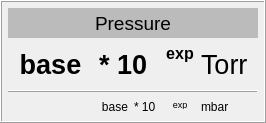
        <widget class="QFrame" name="frame">
         <property name="frameShape">
          <enum>QFrame::Box</enum>
         </property>
         <property name="frameShadow">
          <enum>QFrame::Raised</enum>
         </property>
         <layout class="QGridLayout" name="gridLayout_36">
          <property name="leftMargin">
           <number>0</number>
          </property>
          <property name="topMargin">
           <number>0</number>
          </property>
          <property name="rightMargin">
           <number>0</number>
          </property>
          <property name="bottomMargin">
           <number>0</number>
          </property>
          <item row="0" column="0">
           <layout class="QGridLayout" name="gridLayout_37">
            <property name="leftMargin">
             <number>6</number>
            </property>
            <property name="topMargin">
             <number>6</number>
            </property>
            <property name="rightMargin">
             <number>6</number>
            </property>
            <property name="bottomMargin">
             <number>6</number>
            </property>
            <item row="4" column="10" rowspan="2">
             <spacer name="horizontalSpacer">
              <property name="orientation">
               <enum>Qt::Horizontal</enum>
              </property>
              <property name="sizeType">
               <enum>QSizePolicy::Fixed</enum>
              </property>
              <property name="sizeHint" stdset="0">
               <size>
                <width>20</width>
                <height>1</height>
               </size>
              </property>
             </spacer>
            </item>
            <item row="3" column="0" colspan="11">
             <widget class="Line" name="line_6">
              <property name="frameShadow">
               <enum>QFrame::Raised</enum>
              </property>
              <property name="orientation">
               <enum>Qt::Horizontal</enum>
              </property>
             </widget>
            </item>
            <item row="1" column="0" rowspan="2" colspan="4">
             <widget class="PyDMLabel" name="PyDMLabel_88">
              <property name="minimumSize">
               <size>
                <width>85</width>
                <height>40</height>
               </size>
              </property>
              <property name="maximumSize">
               <size>
                <width>70</width>
                <height>40</height>
               </size>
              </property>
              <property name="font">
               <font>
                <pointsize>20</pointsize>
                <weight>75</weight>
                <bold>true</bold>
               </font>
              </property>
              <property name="toolTip">
               <string/>
              </property>
              <property name="whatsThis">
               <string/>
              </property>
              <property name="text">
               <string>base</string>
              </property>
              <property name="alignment">
               <set>Qt::AlignCenter</set>
              </property>
              <property name="alarmSensitiveBorder" stdset="0">
               <bool>false</bool>
              </property>
              <property name="channel" stdset="0">
               <string>ca://${IOC}:BBB:TorrBase</string>
              </property>
             </widget>
            </item>
            <item row="0" column="0" colspan="11">
             <widget class="QLabel" name="label_105">
              <property name="minimumSize">
               <size>
                <width>0</width>
                <height>30</height>
               </size>
              </property>
              <property name="maximumSize">
               <size>
                <width>16777215</width>
                <height>30</height>
               </size>
              </property>
              <property name="palette">
               <palette>
                <active>
                 <colorrole role="Base">
                  <brush brushstyle="SolidPattern">
                   <color alpha="255">
                    <red>255</red>
                    <green>255</green>
                    <blue>255</blue>
                   </color>
                  </brush>
                 </colorrole>
                 <colorrole role="Window">
                  <brush brushstyle="SolidPattern">
                   <color alpha="255">
                    <red>187</red>
                    <green>187</green>
                    <blue>187</blue>
                   </color>
                  </brush>
                 </colorrole>
                </active>
                <inactive>
                 <colorrole role="Base">
                  <brush brushstyle="SolidPattern">
                   <color alpha="255">
                    <red>255</red>
                    <green>255</green>
                    <blue>255</blue>
                   </color>
                  </brush>
                 </colorrole>
                 <colorrole role="Window">
                  <brush brushstyle="SolidPattern">
                   <color alpha="255">
                    <red>187</red>
                    <green>187</green>
                    <blue>187</blue>
                   </color>
                  </brush>
                 </colorrole>
                </inactive>
                <disabled>
                 <colorrole role="Base">
                  <brush brushstyle="SolidPattern">
                   <color alpha="255">
                    <red>187</red>
                    <green>187</green>
                    <blue>187</blue>
                   </color>
                  </brush>
                 </colorrole>
                 <colorrole role="Window">
                  <brush brushstyle="SolidPattern">
                   <color alpha="255">
                    <red>187</red>
                    <green>187</green>
                    <blue>187</blue>
                   </color>
                  </brush>
                 </colorrole>
                </disabled>
               </palette>
              </property>
              <property name="font">
               <font>
                <pointsize>14</pointsize>
               </font>
              </property>
              <property name="autoFillBackground">
               <bool>true</bool>
              </property>
              <property name="text">
               <string>Pressure</string>
              </property>
              <property name="alignment">
               <set>Qt::AlignCenter</set>
              </property>
             </widget>
            </item>
            <item row="1" column="4" rowspan="2" colspan="2">
             <widget class="QLabel" name="label_104">
              <property name="minimumSize">
               <size>
                <width>60</width>
                <height>40</height>
               </size>
              </property>
              <property name="maximumSize">
               <size>
                <width>60</width>
                <height>40</height>
               </size>
              </property>
              <property name="font">
               <font>
                <pointsize>20</pointsize>
                <weight>75</weight>
                <bold>true</bold>
               </font>
              </property>
              <property name="text">
               <string>* 10</string>
              </property>
             </widget>
            </item>
            <item row="1" column="7" rowspan="2" colspan="4">
             <widget class="PyDMLabel" name="PyDMLabel_84">
              <property name="minimumSize">
               <size>
                <width>57</width>
                <height>40</height>
               </size>
              </property>
              <property name="maximumSize">
               <size>
                <width>57</width>
                <height>40</height>
               </size>
              </property>
              <property name="font">
               <font>
                <pointsize>20</pointsize>
               </font>
              </property>
              <property name="toolTip">
               <string/>
              </property>
              <property name="whatsThis">
               <string/>
              </property>
              <property name="text">
               <string>Torr</string>
              </property>
              <property name="alarmSensitiveBorder" stdset="0">
               <bool>false</bool>
              </property>
              <property name="channel" stdset="0">
               <string>ca://${IOC}:BBB:Torr.EGU</string>
              </property>
             </widget>
            </item>
            <item row="1" column="6">
             <widget class="PyDMLabel" name="PyDMLabel_85">
              <property name="minimumSize">
               <size>
                <width>30</width>
                <height>0</height>
               </size>
              </property>
              <property name="maximumSize">
               <size>
                <width>20</width>
                <height>16777215</height>
               </size>
              </property>
              <property name="font">
               <font>
                <pointsize>12</pointsize>
                <weight>75</weight>
                <bold>true</bold>
               </font>
              </property>
              <property name="toolTip">
               <string/>
              </property>
              <property name="whatsThis">
               <string/>
              </property>
              <property name="text">
               <string>exp</string>
              </property>
              <property name="alignment">
               <set>Qt::AlignCenter</set>
              </property>
              <property name="alarmSensitiveBorder" stdset="0">
               <bool>false</bool>
              </property>
              <property name="channel" stdset="0">
               <string>ca://${IOC}:BBB:TorrExp</string>
              </property>
             </widget>
            </item>
            <item row="4" column="2" rowspan="2" colspan="3">
             <widget class="PyDMLabel" name="PyDMLabel_87">
              <property name="maximumSize">
               <size>
                <width>16777215</width>
                <height>15</height>
               </size>
              </property>
              <property name="toolTip">
               <string/>
              </property>
              <property name="whatsThis">
               <string/>
              </property>
              <property name="text">
               <string>base</string>
              </property>
              <property name="alignment">
               <set>Qt::AlignRight|Qt::AlignTrailing|Qt::AlignVCenter</set>
              </property>
              <property name="alarmSensitiveBorder" stdset="0">
               <bool>false</bool>
              </property>
              <property name="channel" stdset="0">
               <string>ca://${IOC}:BBB:mbarBase</string>
              </property>
             </widget>
            </item>
            <item row="4" column="0" rowspan="2" colspan="2">
             <spacer name="horizontalSpacer_2">
              <property name="orientation">
               <enum>Qt::Horizontal</enum>
              </property>
              <property name="sizeType">
               <enum>QSizePolicy::Fixed</enum>
              </property>
              <property name="sizeHint" stdset="0">
               <size>
                <width>20</width>
                <height>1</height>
               </size>
              </property>
             </spacer>
            </item>
            <item row="4" column="5" rowspan="2">
             <widget class="QLabel" name="label_103">
              <property name="maximumSize">
               <size>
                <width>25</width>
                <height>15</height>
               </size>
              </property>
              <property name="font">
               <font>
                <pointsize>9</pointsize>
               </font>
              </property>
              <property name="text">
               <string>* 10</string>
              </property>
             </widget>
            </item>
            <item row="4" column="6">
             <widget class="PyDMLabel" name="PyDMLabel_86">
              <property name="maximumSize">
               <size>
                <width>16777215</width>
                <height>10</height>
               </size>
              </property>
              <property name="font">
               <font>
                <pointsize>7</pointsize>
               </font>
              </property>
              <property name="toolTip">
               <string/>
              </property>
              <property name="whatsThis">
               <string/>
              </property>
              <property name="text">
               <string>exp</string>
              </property>
              <property name="alignment">
               <set>Qt::AlignHCenter|Qt::AlignTop</set>
              </property>
              <property name="alarmSensitiveBorder" stdset="0">
               <bool>false</bool>
              </property>
              <property name="channel" stdset="0">
               <string>ca://${IOC}:BBB:mbarExp</string>
              </property>
             </widget>
            </item>
            <item row="4" column="7" rowspan="2" colspan="3">
             <widget class="PyDMLabel" name="PyDMLabel_89">
              <property name="maximumSize">
               <size>
                <width>16777215</width>
                <height>15</height>
               </size>
              </property>
              <property name="toolTip">
               <string/>
              </property>
              <property name="whatsThis">
               <string/>
              </property>
              <property name="text">
               <string>mbar</string>
              </property>
              <property name="alarmSensitiveBorder" stdset="0">
               <bool>false</bool>
              </property>
              <property name="channel" stdset="0">
               <string>ca://${IOC}:BBB:mbar.EGU</string>
              </property>
             </widget>
            </item>
           </layout>
          </item>
         </layout>
        </widget>
